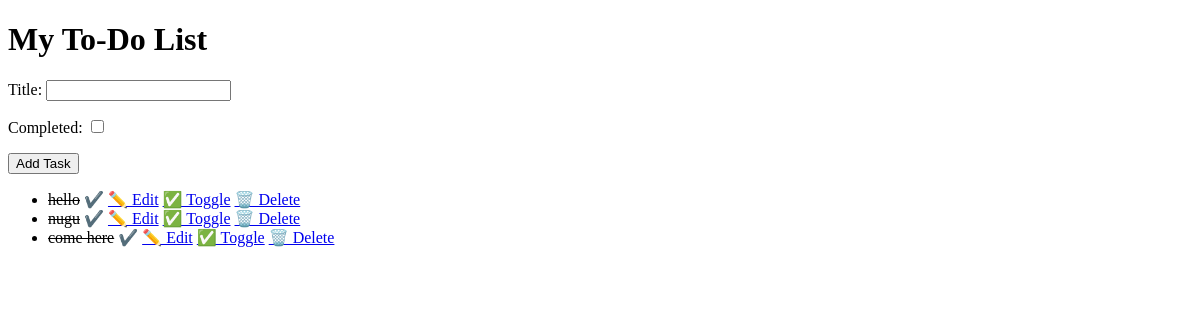
Before: / with the older database file.
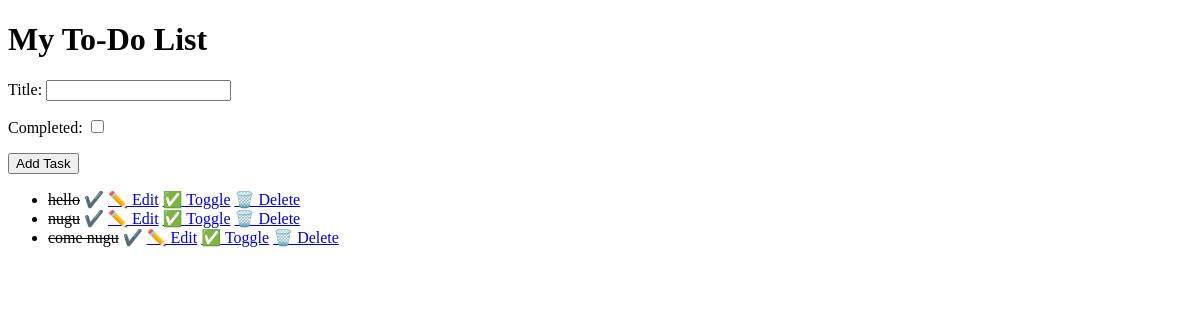
After: the same page with the newer database file.
### todo/models.py (models this page shows, shortened)
class Task(models.Model):
    title = models.CharField(max_length=200)
    completed = models.BooleanField(default=False)

### todo/views.py (the view)
# urls.py: path('', views.index, name='index'),
def index(request):
    tasks = Task.objects.all()
    form = TaskForm()
    if request.method == 'POST':
        form = TaskForm(request.POST)
        if form.is_valid():
            form.save()
            return redirect('/')
    return render(request, 'todo/index.html', {'tasks': tasks, 'form': form})

### todo/forms.py
class TaskForm(forms.ModelForm):
    class Meta:
        model = Task
        fields = ['title', 'completed']

### todo/templates/todo/index.html (shortened to what this page needs)
<!DOCTYPE html>
<html>
<head>
</head>
<body>
    <h1>My To-Do List</h1>
    <form method="POST">
        {{ form.as_p }}
        <button type="submit">Add Task</button>
    </form>
    <ul>
        {% for task in tasks %}
            <li>
                {% if task.completed %}
                    <s>{{ task.title }}</s> ✔️
                {% else %}
                    {{ task.title }} ❌
                {% endif %}
                <a href="{% url 'edit_task' task.id %}">✏️ Edit</a>
                <a href="{% url 'toggle_task' task.id %}">✅ Toggle</a>
                <a href="{% url 'delete_task' task.id %}">🗑️ Delete</a>
            </li>
        {% endfor %}
    </ul>
</body>
</html>

Changed rows visible on the page:
changed Task: title "come here" → "come nugu"
